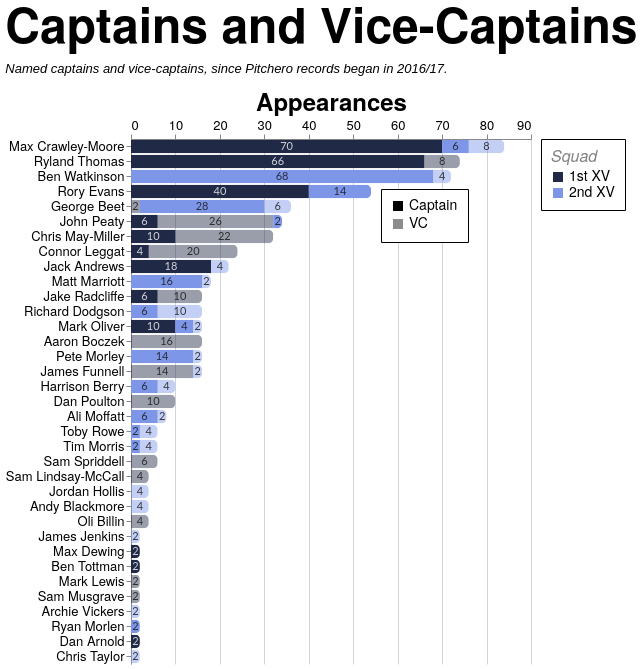

Here is the Vega-Lite specification saved for this chart:
### Vega-Lite specification from a JSON file in a GitHub repository (floating-point values rounded to 4 significant figures; data arrays with more than 128 entries replaced by an {"elided": "..."} marker saying what was removed)
{"config": {"axis": {"labelFont": "PT Sans Narrow, Helvetica Neue, Helvetica, Arial, sans-serif", "titleFont": "PT Sans Narrow, Helvetica Neue, Helvetica, Arial, sans-serif", "labelFontSize": 13, "titleFontSize": 24, "gridColor": "#202947", "gridOpacity": 0.2, "zindex": 1}, "text": {"font": "Lato, sans-serif"}, "bar": {"cornerRadiusEnd": 5}, "header": {"labelFont": "PT Sans Narrow, Helvetica Neue, Helvetica, Arial, sans-serif", "titleFont": "PT Sans Narrow, Helvetica Neue, Helvetica, Arial, sans-serif", "labelFontSize": 24, "titleFontSize": 28, "labelFontWeight": "bold", "orient": "left"}, "legend": {"labelFont": "PT Sans Narrow, Helvetica Neue, Helvetica, Arial, sans-serif", "titleFont": "PT Sans Narrow, Helvetica Neue, Helvetica, Arial, sans-serif", "labelFontSize": 14, "titleFontSize": 16, "titlePadding": 5, "fillColor": "white", "strokeColor": "black", "padding": 10, "titleFontWeight": "lighter", "titleFontStyle": "italic", "titleColor": "gray", "offset": 10}, "title": {"font": "PT Sans Narrow, Helvetica Neue, Helvetica, Arial, sans-serif", "fontSize": 48, "fontWeight": "bold", "anchor": "start", "align": "center", "titlePadding": 20, "subtitlePadding": 10, "subtitleFontSize": 13, "subtitleColor": "", "subtitleFontStyle": "italic", "offset": 15, "color": "black"}, "axisX": {"labelAngle": 0}, "facet": {"title": null, "header": null, "align": {"row": "each", "column": "each"}, "spacing": 10}, "resolve": {"scale": {"y": "independent", "facet": "independent"}}, "background": "transparent", "scale": {"offsetBandPaddingOuter": 0.2, "offsetBandPaddingInner": 0.1}, "view": {"stroke": null, "background": "transparent"}}, "layer": [{"mark": {"type": "bar"}, "encoding": {"color": {"field": "squad", "legend": {"labelExpr": "datum.value + ' XV'", "orient": "right", "title": "Squad"}, "scale": {"domain": ["1st", "2nd"], "range": ["#202946", "#7d96e8"]}, "sort": ["1st", "2nd"], "type": "nominal"}, "opacity": {"field": "role", "legend": {"legendX": 250, "legendY": 50, "orient": "none", "title": null}, "scale": {"domain": ["Captain", "VC"], "range": [1.0, 0.45]}, "sort": ["Captain", "VC"], "type": "nominal"}, "order": {"field": "stack_order", "sort": "ascending", "type": "quantitative"}, "tooltip": [{"field": "player", "title": "Player", "type": "nominal"}, {"field": "squad", "title": "Squad", "type": "nominal"}, {"field": "role", "title": "Role", "type": "nominal"}, {"field": "games_agg", "title": "Games", "type": "quantitative"}], "x": {"axis": {"orient": "top", "title": "Appearances"}, "field": "games_agg", "stack": "zero", "type": "quantitative"}, "y": {"field": "player", "sort": {"field": "player_total", "op": "max", "order": "descending"}, "title": null, "type": "nominal"}}, "transform": [{"aggregate": [{"op": "sum", "field": "games", "as": "games_agg"}, {"op": "max", "field": "player_total", "as": "player_total"}], "groupby": ["player", "squad", "role", "stack_order"]}]}, {"mark": {"type": "text", "align": "center", "baseline": "middle", "fontSize": 11, "opacity": 0.8}, "encoding": {"color": {"field": "label_color", "legend": null, "scale": null, "type": "nominal"}, "text": {"field": "games_agg", "format": ".0f", "type": "quantitative"}, "x": {"field": "x_mid", "type": "quantitative"}, "y": {"field": "player", "sort": {"field": "player_total", "op": "max", "order": "descending"}, "title": null, "type": "nominal"}}, "transform": [{"aggregate": [{"op": "sum", "field": "games", "as": "games_agg"}, {"op": "max", "field": "player_total", "as": "player_total"}], "groupby": ["player", "squad", "role", "stack_order"]}, {"groupby": ["player"], "stack": "games_agg", "sort": [{"field": "stack_order", "order": "ascending"}], "as": ["x0", "x1"]}, {"calculate": "(datum.x0 + datum.x1) / 2", "as": "x_mid"}, {"calculate": "datum.squad === '1st' && datum.role === 'Captain' ? '#ffffff' : '#111111'", "as": "label_color"}]}], "data": {"name": "data-b018a819d218ed8e620b58eca429f69d"}, "height": {"step": 15}, "title": {"text": "Captains and Vice-Captains", "subtitle": "Named captains and vice-captains, since Pitchero records began in 2016/17."}, "transform": [{"joinaggregate": [{"op": "sum", "field": "games", "as": "player_total"}], "groupby": ["player"]}], "width": 400, "$schema": "https://vega.github.io/schema/vega-lite/v5.20.1.json", "datasets": {"data-b018a819d218ed8e620b58eca429f69d": {"elided": "197 records"}}}
